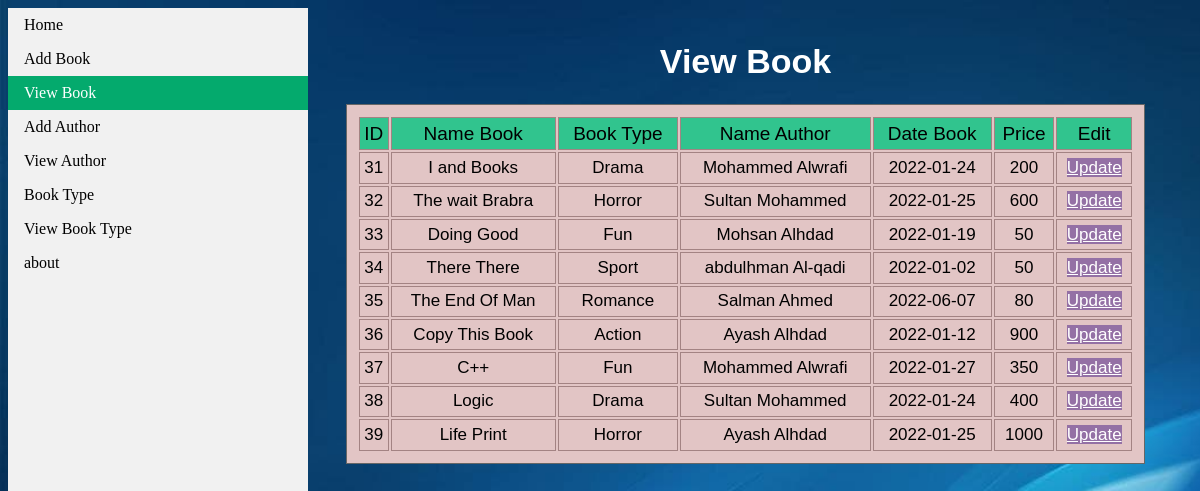
/view_book.php, run on the app's committed database.
### tables this page shows
CREATE TABLE `add_book` (
  `id` int(11) NOT NULL,
  `name_book` varchar(100) NOT NULL,
  `book_type` varchar(50) NOT NULL,
  `name_author` varchar(50) NOT NULL,
  `date_book` date NOT NULL,
  `image` varchar(200) NOT NULL,
  `price` int(11) NOT NULL
);

### view_book.php (the view, shortened to what this page needs)
<?php
include_once 'connect.php';
$result = mysqli_query($link, "SELECT * FROM add_book");
?>
<!DOCTYPE html>
<html>
<head>
  <link rel="stylesheet" href="./css/style.css">
</head>
<body>
  <form action="" method="post">
    <ul>
      <li><a href="home.php">Home</a></li>
      <li><a href="add_book.php">Add Book</a></li>
      <li><a class="active" href="view_book.php">View Book</a></li>
      <li><a href="add_author.php">Add Author</a></li>
      <li><a href="view_author.php">View Author</a></li>
      <li><a href="book_type.php">Book Type</a></li>
      <li><a href="view_book_type.php">View Book Type</a></li>
      <li><a href="#about">about</a></li>
    </ul>
    <?php
    if (mysqli_num_rows($result) > 0) {
    ?>
      <div style="margin-left:25%;padding:1px 16px;height:100vh;">
      <div class="center-table">
      <h1>View Book</h1>
        <table class="th-view">
          <tr class="tr-one">
            <td>ID</td>
            <td>Name Book</td>
            <td>Book Type</td>
            <td>Name Author</td>
            <td>Date Book</td>
            <td>Price</td>
            <td>Edit</td>
          </tr>
          <?php
          while ($row = mysqli_fetch_array($result)) {
          ?>
            <tr>
              <td><?php echo $row["id"]; ?></td>
              <td><?php echo $row["name_book"]; ?></td>
              <td><?php echo $row["book_type"]; ?></td>
              <td><?php echo $row["name_author"]; ?></td>
              <td><?php echo $row["date_book"]; ?></td>
              <td><?php echo $row["price"]; ?></td>
              <td><a href="edit_book.php?id=<?php echo $row["id"]; ?>" style="color: white; background-color:#9470a5">Update</a></td>
            </tr>
          <?php
          }
          ?>
        </table>
      </div>
      <?php
    } else {
      echo "No result found";
    }
      ?>
      </div>
</body>
</html>

### css/style.css (style rules this page uses)
div { color: white; border: 20px; border-width: 20px; margin: 5px; font: 17px sans-serif; padding-top: 5px; }
body { overflow: hidden; }
ul { list-style-type: none; margin: 0; padding: 0; width: 25%; background-color: #f1f1f1; position: fixed; height: 100%; overflow: auto; }
li a { display: block; color: #000; padding: 8px 16px; text-decoration: none; }
li a.active { background-color: #04AA6D; color: white; }
.th-view { width: 95%; height: 45%; background-color: #e2c5c5; color: rgb(0, 0, 0); border: 1px solid #666; padding: 10px; text-align: center; }
td { border: 1px solid rgb(163, 131, 131); }
.tr-one { background-color: #31c48e; font-size: 19px; }
.center-table { display: flex; height: 100vh; align-items: center; flex-direction: column; }

### view_book.php (style rules this page uses)
body { background-image: url(./img/logo.jpg); background-repeat: no-repeat; background-size: cover; color: #EFDFDF; }

### data on the page
add_book: id "31", name_book "I and Books", book_type "Drama", name_author "Mohammed Alwrafi", date_book "2022-01-24", price "200"
add_book: id "32", name_book "The wait Brabra", book_type "Horror", name_author "Sultan Mohammed", date_book "2022-01-25", price "600"
add_book: id "33", name_book "Doing Good", book_type "Fun", name_author "Mohsan Alhdad", date_book "2022-01-19", price "50"
add_book: id "34", name_book "There There", book_type "Sport", name_author "abdulhman Al-qadi", date_book "2022-01-02", price "50"
add_book: id "35", name_book "The End Of Man", book_type "Romance", name_author "Salman Ahmed", date_book "2022-06-07", price "80"
add_book: id "36", name_book "Copy This Book", book_type "Action", name_author "Ayash Alhdad", date_book "2022-01-12", price "900"
add_book: id "37", name_book "C++", book_type "Fun", name_author "Mohammed Alwrafi", date_book "2022-01-27", price "350"
add_book: id "38", name_book "Logic", book_type "Drama", name_author "Sultan Mohammed", date_book "2022-01-24", price "400"
add_book: id "39", name_book "Life Print", book_type "Horror", name_author "Ayash Alhdad", date_book "2022-01-25", price "1000"
